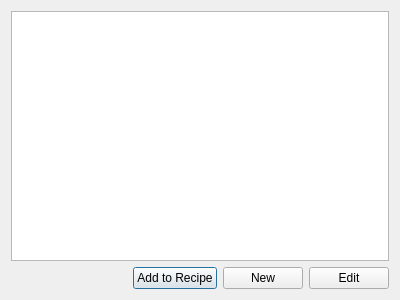
<ui version="4.0" >
 <class>yeastDialog</class>
 <widget class="QDialog" name="yeastDialog" >
  <property name="geometry" >
   <rect>
    <x>0</x>
    <y>0</y>
    <width>400</width>
    <height>300</height>
   </rect>
  </property>
  <property name="windowTitle" >
   <string>Yeast Database</string>
  </property>
  <layout class="QVBoxLayout" name="verticalLayout" >
   <item>
    <widget class="YeastTableWidget" name="yeastTableWidget" />
   </item>
   <item>
    <layout class="QHBoxLayout" name="horizontalLayout" >
     <item>
      <spacer name="horizontalSpacer" >
       <property name="orientation" >
        <enum>Qt::Horizontal</enum>
       </property>
       <property name="sizeHint" stdset="0" >
        <size>
         <width>40</width>
         <height>20</height>
        </size>
       </property>
      </spacer>
     </item>
     <item>
      <widget class="QPushButton" name="pushButton_addToRecipe" >
       <property name="text" >
        <string>Add to Recipe</string>
       </property>
      </widget>
     </item>
     <item>
      <widget class="QPushButton" name="pushButton_new" >
       <property name="text" >
        <string>New</string>
       </property>
      </widget>
     </item>
     <item>
      <widget class="QPushButton" name="pushButton_edit" >
       <property name="text" >
        <string>Edit</string>
       </property>
      </widget>
     </item>
    </layout>
   </item>
  </layout>
 </widget>
 <customwidgets>
  <customwidget>
   <class>YeastTableWidget</class>
   <extends>QTableView</extends>
   <header>YeastTableWidget.h</header>
  </customwidget>
 </customwidgets>
 <resources/>
 <connections/>
</ui>
